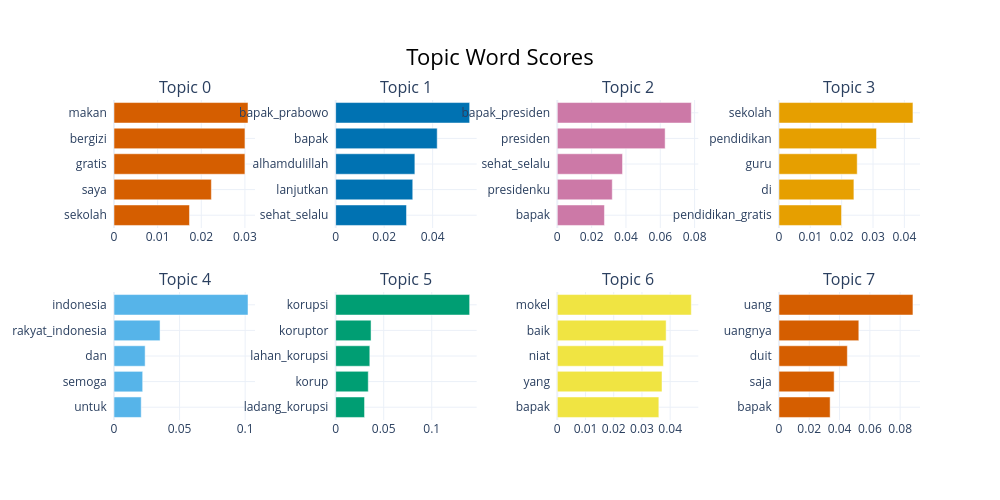

Notebook source saved alongside this figure:
### Code cell
fig = topic_model.visualize_barchart()
fig.write_html('output/bertopic_cluster_barchart.html')
fig.show()

### Figure 1 — Plotly figure (JSON) as saved in the notebook; plotly's stock layout.template omitted (floating-point values rounded to 4 significant figures)
{"data": [{"marker": {"color": "#D55E00"}, "orientation": "h", "type": "bar", "x": [0.0173, 0.02232, 0.03001, 0.03001, 0.03071], "xaxis": "x", "y": ["sekolah  ", "saya  ", "gratis  ", "bergizi  ", "makan  "], "yaxis": "y"}, {"marker": {"color": "#0072B2"}, "orientation": "h", "type": "bar", "x": [0.02922, 0.0318, 0.03267, 0.04188, 0.05526], "xaxis": "x2", "y": ["sehat_selalu  ", "lanjutkan  ", "alhamdulillah  ", "bapak  ", "bapak_prabowo  "], "yaxis": "y2"}, {"marker": {"color": "#CC79A7"}, "orientation": "h", "type": "bar", "x": [0.02747, 0.03203, 0.038, 0.06282, 0.07807], "xaxis": "x3", "y": ["bapak  ", "presidenku  ", "sehat_selalu  ", "presiden  ", "bapak_presiden  "], "yaxis": "y3"}, {"marker": {"color": "#E69F00"}, "orientation": "h", "type": "bar", "x": [0.01996, 0.0239, 0.02496, 0.03111, 0.04273], "xaxis": "x4", "y": ["pendidikan_gratis  ", "di  ", "guru  ", "pendidikan  ", "sekolah  "], "yaxis": "y4"}, {"marker": {"color": "#56B4E9"}, "orientation": "h", "type": "bar", "x": [0.02075, 0.02187, 0.02374, 0.03512, 0.1022], "xaxis": "x5", "y": ["untuk  ", "semoga  ", "dan  ", "rakyat_indonesia  ", "indonesia  "], "yaxis": "y5"}, {"marker": {"color": "#009E73"}, "orientation": "h", "type": "bar", "x": [0.03007, 0.03393, 0.03555, 0.03684, 0.1394], "xaxis": "x6", "y": ["ladang_korupsi  ", "korup  ", "lahan_korupsi  ", "koruptor  ", "korupsi  "], "yaxis": "y6"}, {"marker": {"color": "#F0E442"}, "orientation": "h", "type": "bar", "x": [0.03598, 0.0371, 0.03761, 0.03857, 0.04749], "xaxis": "x7", "y": ["bapak  ", "yang  ", "niat  ", "baik  ", "mokel  "], "yaxis": "y7"}, {"marker": {"color": "#D55E00"}, "orientation": "h", "type": "bar", "x": [0.03379, 0.03643, 0.04514, 0.05272, 0.08844], "xaxis": "x8", "y": ["bapak  ", "saja  ", "duit  ", "uangnya  ", "uang  "], "yaxis": "y8"}], "layout": {"annotations": [{"font": {"size": 16}, "showarrow": false, "text": "Topic 0", "x": 0.0875, "xanchor": "center", "xref": "paper", "y": 1, "yanchor": "bottom", "yref": "paper"}, {"font": {"size": 16}, "showarrow": false, "text": "Topic 1", "x": 0.3625, "xanchor": "center", "xref": "paper", "y": 1, "yanchor": "bottom", "yref": "paper"}, {"font": {"size": 16}, "showarrow": false, "text": "Topic 2", "x": 0.6375, "xanchor": "center", "xref": "paper", "y": 1, "yanchor": "bottom", "yref": "paper"}, {"font": {"size": 16}, "showarrow": false, "text": "Topic 3", "x": 0.9125, "xanchor": "center", "xref": "paper", "y": 1, "yanchor": "bottom", "yref": "paper"}, {"font": {"size": 16}, "showarrow": false, "text": "Topic 4", "x": 0.0875, "xanchor": "center", "xref": "paper", "y": 0.4, "yanchor": "bottom", "yref": "paper"}, {"font": {"size": 16}, "showarrow": false, "text": "Topic 5", "x": 0.3625, "xanchor": "center", "xref": "paper", "y": 0.4, "yanchor": "bottom", "yref": "paper"}, {"font": {"size": 16}, "showarrow": false, "text": "Topic 6", "x": 0.6375, "xanchor": "center", "xref": "paper", "y": 0.4, "yanchor": "bottom", "yref": "paper"}, {"font": {"size": 16}, "showarrow": false, "text": "Topic 7", "x": 0.9125, "xanchor": "center", "xref": "paper", "y": 0.4, "yanchor": "bottom", "yref": "paper"}], "height": 500, "hoverlabel": {"bgcolor": "white", "font": {"family": "Rockwell", "size": 16}}, "showlegend": false, "title": {"font": {"color": "Black", "size": 22}, "text": "Topic Word Scores", "x": 0.5, "xanchor": "center", "yanchor": "top"}, "width": 1000, "xaxis": {"anchor": "y", "domain": [0, 0.175], "showgrid": true}, "xaxis2": {"anchor": "y2", "domain": [0.275, 0.45], "showgrid": true}, "xaxis3": {"anchor": "y3", "domain": [0.55, 0.725], "showgrid": true}, "xaxis4": {"anchor": "y4", "domain": [0.825, 1], "showgrid": true}, "xaxis5": {"anchor": "y5", "domain": [0, 0.175], "showgrid": true}, "xaxis6": {"anchor": "y6", "domain": [0.275, 0.45], "showgrid": true}, "xaxis7": {"anchor": "y7", "domain": [0.55, 0.725], "showgrid": true}, "xaxis8": {"anchor": "y8", "domain": [0.825, 1], "showgrid": true}, "yaxis": {"anchor": "x", "domain": [0.6, 1], "showgrid": true}, "yaxis2": {"anchor": "x2", "domain": [0.6, 1], "showgrid": true}, "yaxis3": {"anchor": "x3", "domain": [0.6, 1], "showgrid": true}, "yaxis4": {"anchor": "x4", "domain": [0.6, 1], "showgrid": true}, "yaxis5": {"anchor": "x5", "domain": [0, 0.4], "showgrid": true}, "yaxis6": {"anchor": "x6", "domain": [0, 0.4], "showgrid": true}, "yaxis7": {"anchor": "x7", "domain": [0, 0.4], "showgrid": true}, "yaxis8": {"anchor": "x8", "domain": [0, 0.4], "showgrid": true}}}
